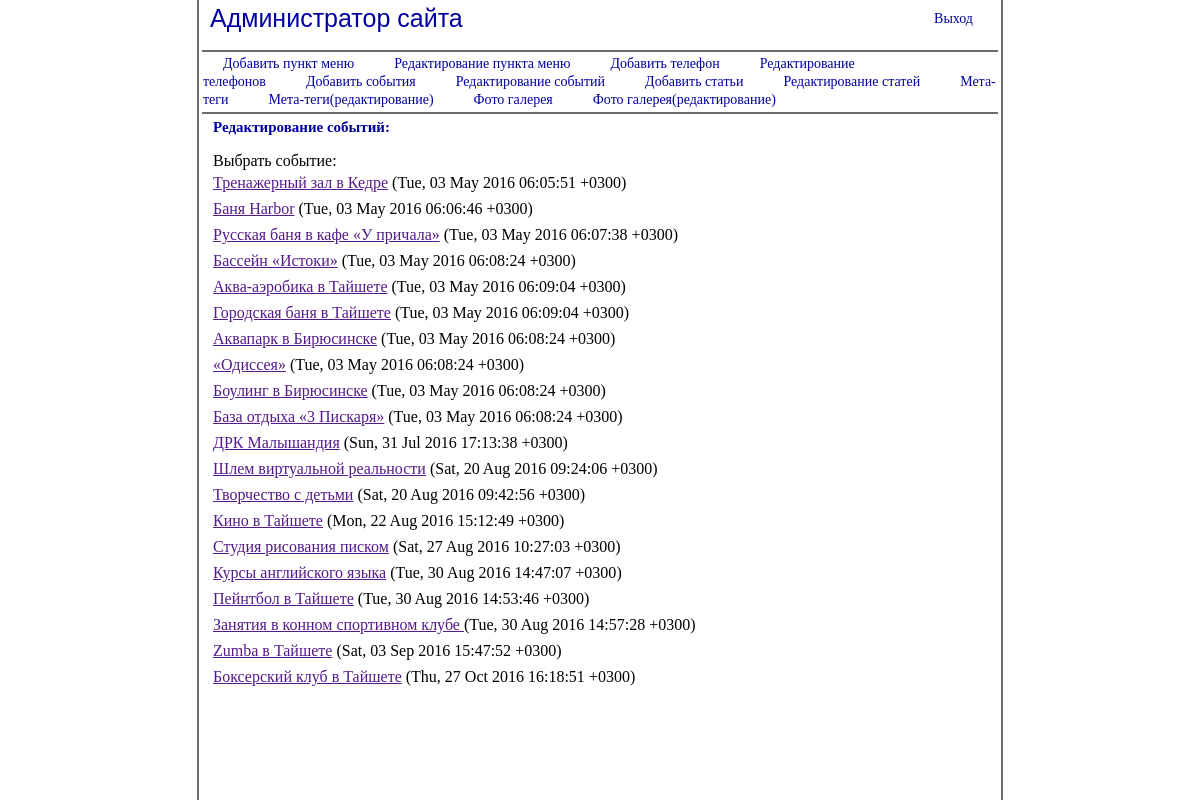
The app's page /admin/dob.php?afisha=red_afisha (signed in), older data.
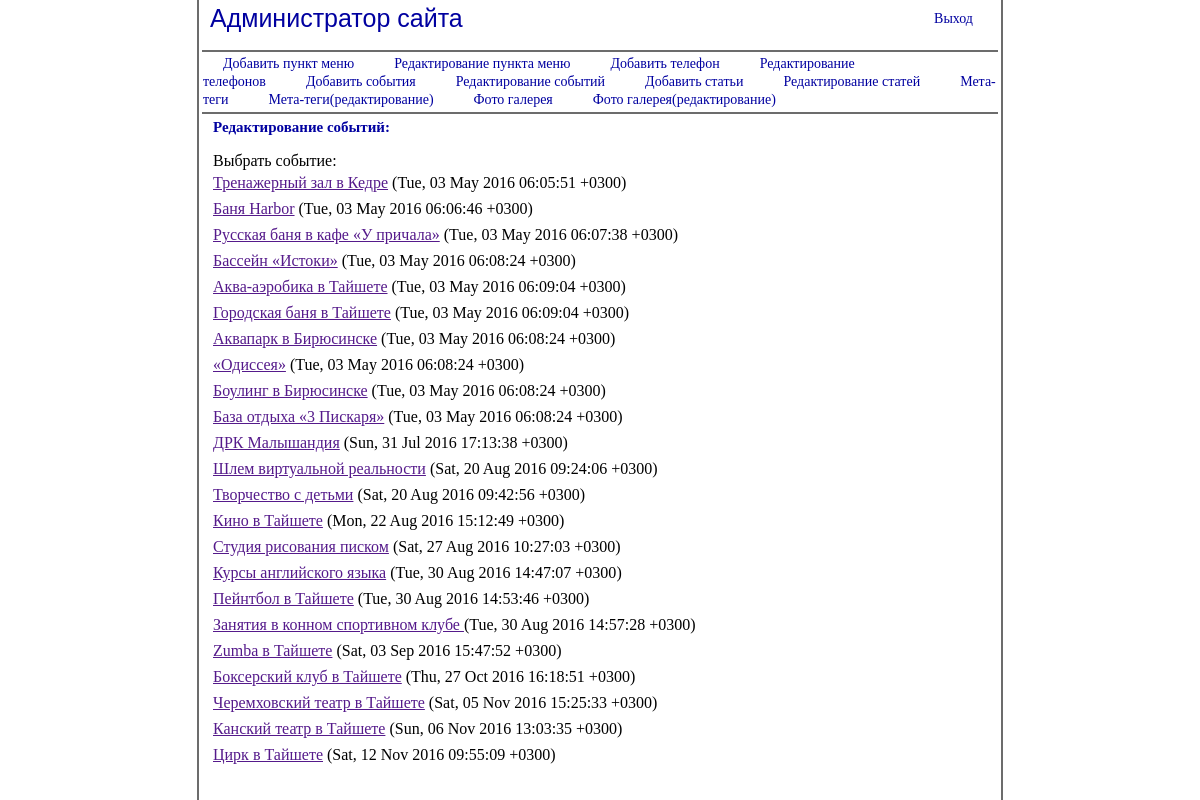
The same page, newer data.
### tables this page shows
CREATE TABLE afisha (id INTEGER PRIMARY KEY, name_tipe TEXT, img TEXT, zag TEXT, date TEXT, time TIME, place TEXT, tel TEXT, money TEXT, tipe TEXT, adress TEXT);

### admin/forms/red_afisha.php (the view, shortened to what this page needs)
<table align="center" width="780px">
<tr><td><font class="shrift-stock"><b>Редактирование событий:</b></font></td></tr>
 <tr><td height="10px"></td></tr>
 <tr><td>Выбрать событие:</td></tr>
<?
 include_once("conf.php");
  $db = $conn;
  $res = $db->query("SELECT * FROM afisha ORDER BY id;");
   foreach ($res as $array)
			   {
			   	if(strlen($array['zag'])>130) { $rezhim = substr($array['zag'],0,130);
		               $zagl = stripcslashes($rezhim."..."); }
		        else { $zaglov = $array['zag']; $zagl = stripcslashes($zaglov); }
           echo("<tr><td><a href=\"\" onclick=\"if(getElementById('s".$array['id']."').style.display == 'none') { getElementById('s".$array['id']."').style.display = 'block'; } else { getElementById('s".$array['id']."').style.display = 'none'; } return false;\">".$zagl."</a> (".$array['date'].")</td></tr><tr><td><div class=\"blocknews\" style=\"display:none;\" id=\"s".$array['id']."\"><form method=\"post\" action=\"dob.php?afisha=red_afisha&red_afisha=click&nimer=".$array['id']."\" enctype=\"multipart/form-data\"><table><tr><td>Тип события: </td><td><textarea name=\"name_tipe\" class=\"textarea-z\">".$array['name_tipe']."</textarea></td></tr><tr><td>Заголовок: </td><td><textarea name=\"zagolov\" class=\"textarea-z\">".$array['zag']."</textarea></td></tr><tr><td>Текст: </td><td width=\"600px\"><textarea name=\"ostext\"class=\"textarea\">".stripcslashes($array['tipe'])."</textarea></td></tr>
<tr><td>Время когда произойдет: </td><td><textarea name=\"timeist\" class=\"textarea-z\">".$array['time']."</textarea></td></tr>
<tr><td>Где будет событие: </td><td><textarea name=\"place\" class=\"textarea-z\">".$array['place']."</textarea></td></tr>
<tr><td>Контакты:</td><td><textarea name=\"tel\" class=\"textarea-z\">".$array['tel']."</textarea></td></tr>
<tr><td>Цена: </td><td><textarea name=\"money\" class=\"textarea-z\">".$array['money']."</textarea></td></tr>
<tr><td>Ссылки на страницу: </td><td><textarea name=\"adress\" class=\"textarea-z\">".$array['adress']."</textarea></td></tr>
<tr><td><input type=\"submit\" value=\"Редактировать\"/></td></tr></form><tr><td><a href=\"dob.php?afisha=red_afisha&delete=click&nomer=".$array['id']."\">Удалить событие</a></td></tr></table></div>");
			   }
?>

Row changes from the older to the newer data that the page shows:
added afisha: zag "Черемховский театр в Тайшете", date "Sat, 05 Nov 2016 15:25:33 +0300"
added afisha: zag "Канский театр в Тайшете", date "Sun, 06 Nov 2016 13:03:35 +0300"
added afisha: zag "Цирк в Тайшете", date "Sat, 12 Nov 2016 09:55:09 +0300"
